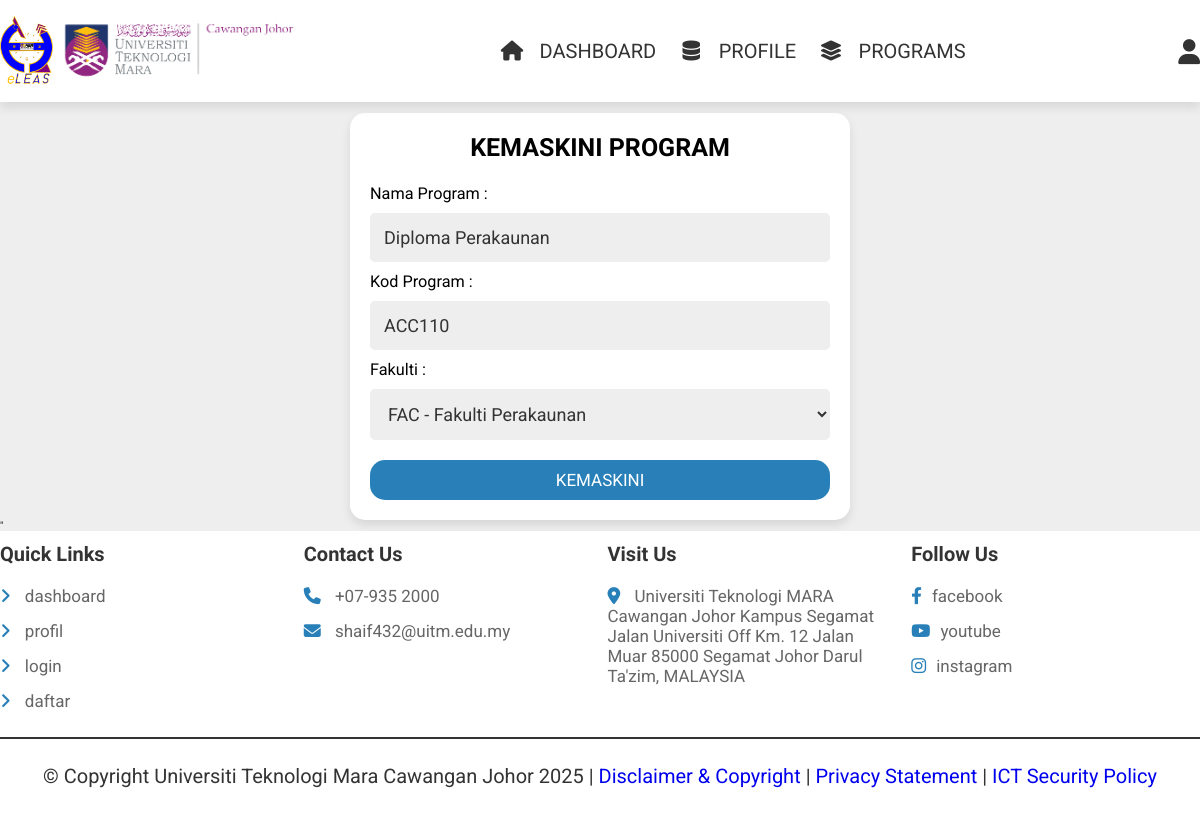
The page /admin_program_update.php?program_id=1 (signed in) on the database its author committed.
### tables this page shows
CREATE TABLE `programs` (
  `program_id` int(100) NOT NULL,
  `clerk_name` varchar(70) NOT NULL,
  `program_code` varchar(70) NOT NULL,
  `program_name` varchar(70) NOT NULL,
  `faculty_code` varchar(70) NOT NULL,
  `faculty_name` varchar(70) NOT NULL,
  `faculty_id` int(11) NOT NULL
);

CREATE TABLE `faculty` (
  `faculty_id` int(100) NOT NULL,
  `kpp_id` int(100) NOT NULL,
  `name` varchar(70) NOT NULL,
  `faculty_code` varchar(20) NOT NULL
);

### admin_program_update.php (the view, shortened to what this page needs)
<?php
include 'components/connect.php';
   ?>
<!DOCTYPE html>
<html lang="en">
<head>
   <link rel="stylesheet" href="https://cdnjs.cloudflare.com/ajax/libs/font-awesome/6.1.1/css/all.min.css">
   <link rel="stylesheet" href="css/style.css">
</head>
<body>
   <?php include 'components/clerk_header.php'; ?>
   <br>
   <?php
   if (!isset($_SESSION['admin_id'])) {
      header('location:admin_login.php');
   } else {
      ?>
      <section class="form-container">
         <form action="" method="post">
            <?php
            $result = $conn->prepare("SELECT * FROM `programs` WHERE program_id=?");
            $result->execute([$_GET['program_id']]);
            if ($result->rowCount() > 0) {
               while ($row = $result->fetch(PDO::FETCH_ASSOC)) {
                  $program_code = $row['program_code'];
                  $program_name = $row['program_name'];
                  $faculty_id = $row['faculty_id'];
               }
            }
            $result2 = $conn->prepare("SELECT * FROM `faculty` WHERE faculty_id=?");
                  $result2->execute([$faculty_id ]);
                  if ($result2->rowCount() > 0) {
                     while ($row2 = $result2->fetch(PDO::FETCH_ASSOC)) {
                        $faculty_name = $row2['name'];
                        $faculty_code = $row2['faculty_code'];
                     }
                  }
            ?>
            <h3>Kemaskini Program</h3>
            <br>
            <br>
            <label class="bigger" style="display: flex;flex-direction: row;" for="name">Nama Program :</label>
            <input type="text" name="program_name"  required placeholder="Isi Nama Program " maxlength="100" class="box"
               value="<?php echo $program_name; ?>">
               <label class="bigger" style="display: flex;flex-direction: row;" for="name">Kod Program :</label>
            <input type="text" name="program_code" required placeholder="Isi Kod Program " maxlength="70" class="box"
               oninput="this.value = this.value.replace(/\s/g, '')" value=<?php echo $program_code ; ?>>
               <label class="bigger" style="display: flex;flex-direction: row;" for="name">Fakulti :</label>
            <select name="faculty_id" class="box" required placeholder="Isi fakulti anda">
               <option value="<?php echo $faculty_id; ?>" selected hidden><?php echo $faculty_code . ' - ' . $faculty_name; ?>
               </option>
            </select>
            <input type="submit" style="border-radius:15px; text-transform:uppercase;" value="Kemaskini" class="btn"
               name="submit">
         </form>
      </section>"
      <?php
   }
   ?>
   <br>
   <?php include 'components/clerk_footer.php'; ?>
</body>
</html>

### css/style.css (style rules this page uses)
:root { --main-color:#2980b9; --orange:#f39c12; --red:#e74c3c; --black:#333; --white:#fff; --green:#05b749; --light-color:#666; --light-bg:#eee; --border:.2rem solid var(--black); --box-shadow:0 .5rem 1rem rgba(0,0,0,.1); --uitm-color:#90267f; }
.bigger { font-size: 162.5%; }
* { font-family: 'Roboto', sans-serif; margin:0; padding:0; box-sizing: border-box; outline: none; border:none; text-decoration: none; }
html { font-size: 62.5%; overflow-x: hidden; }
body { background-color: var(--light-bg); }
section { padding:0rem; max-width: 1200px; margin:0 auto; }
.btn, .delete-btn, .option-btn, .green-btn { display: block; width: 100%; margin-top: 1rem; border-radius: .5rem; padding:1rem 3rem; font-size: 1.7rem; text-transform: capitalize; color:var(--white); cursor: pointer; text-align: center; }
.btn { background-color: var(--main-color); }
.form-container form { background-color: var(--white); padding:2rem; border-radius: 15px; box-shadow: var(--box-shadow); text-align: center; margin:0 auto; max-width: 50rem; }
.form-container form h3 { font-size: 2.5rem; text-transform: uppercase; }
.form-container form .box { margin:1rem 0; background-color: var(--light-bg); padding:1.4rem; font-size: 1.8rem; color:var(--black); width: 100%; border-radius: .5rem; }

### rows shown on the page
programs: program_name "Diploma Perakaunan", program_code "ACC110"
faculty: faculty_id "FAC - Fakulti Perakaunan"
